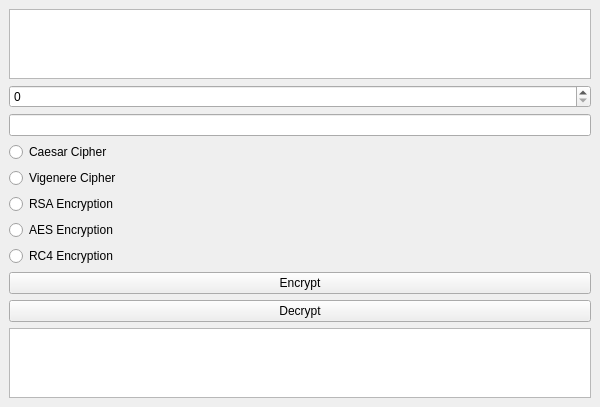
<?xml version="1.0" encoding="UTF-8"?>
<ui version="4.0">
 <class>MainWindow</class>
 <widget class="QMainWindow" name="MainWindow">
  <property name="geometry">
   <rect>
    <x>0</x>
    <y>0</y>
    <width>600</width>
    <height>400</height>
   </rect>
  </property>
  <property name="windowTitle">
   <string>Encryption Tool</string>
  </property>
  <widget class="QWidget" name="centralwidget">
   <layout class="QVBoxLayout" name="verticalLayout">
    <item>
     <widget class="QPlainTextEdit" name="plainTextEdit"/>
    </item>
    <item>
     <widget class="QSpinBox" name="shiftSpinBox">
      <property name="maximum">
       <number>25</number>
      </property>
     </widget>
    </item>
    <item>
     <widget class="QLineEdit" name="keyLineEdit"/>
    </item>
    <item>
     <widget class="QRadioButton" name="caesarRadioButton">
      <property name="text">
       <string>Caesar Cipher</string>
      </property>
     </widget>
    </item>
    <item>
     <widget class="QRadioButton" name="vigenereRadioButton">
      <property name="text">
       <string>Vigenere Cipher</string>
      </property>
     </widget>
    </item>
    <item>
     <widget class="QRadioButton" name="rsaRadioButton">
      <property name="text">
       <string>RSA Encryption</string>
      </property>
     </widget>
    </item>
    <item>
     <widget class="QRadioButton" name="aesRadioButton">
      <property name="text">
       <string>AES Encryption</string>
      </property>
     </widget>
    </item>
    <item>
     <widget class="QRadioButton" name="rc4RadioButton">
      <property name="text">
       <string>RC4 Encryption</string>
      </property>
     </widget>
    </item>
    <item>
     <widget class="QPushButton" name="encryptButton">
      <property name="text">
       <string>Encrypt</string>
      </property>
     </widget>
    </item>
    <item>
     <widget class="QPushButton" name="decryptButton">
      <property name="text">
       <string>Decrypt</string>
      </property>
     </widget>
    </item>
    <item>
     <widget class="QPlainTextEdit" name="cipherTextEdit"/>
    </item>
   </layout>
  </widget>
 </widget>
 <resources/>
 <connections/>
</ui>
